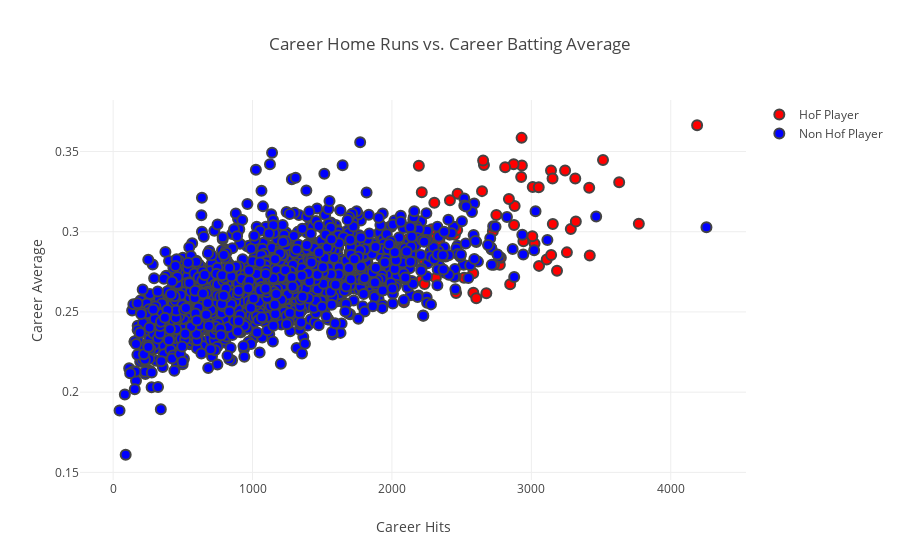

Here is the notebook cell this chart was saved with:
### Code cell
# # Filter `df` for players with 10 or more years of experience
df_10 = df[(df['years_played'] >= 10) & (df['HoF'] == 0)]

# Create a trace
trace = go.Scatter(
    x = df_hof['H'],
    y = df_hof['AVE'],
    name = 'HoF Player',
    mode = 'markers',
    marker = dict(
        size = 10,
        color = 'rgb(255, 0, 0)',
        line = dict(
            width = 2,
        )
    ))

trace1 = go.Scatter(
    x = df_10['H'],
    y = df_10['AVE'],
    mode = 'markers',
    name = 'Non Hof Player',    
    marker = dict(
        size = 10,
        color = 'rgb(0, 0, 255)',
        line = dict(
            width = 2,
        )
    ))

layout = dict(title = 'Career Home Runs vs. Career Batting Average',
              yaxis = dict(zeroline = False,title= 'Career Average'),
              xaxis = dict(zeroline = False,title= 'Career Hits')
             )

data = [trace,trace1]

fig = dict(data=data, layout=layout)

# Plot and embed in ipython notebook!
py.offline.iplot(fig)

### Figure 1 — Plotly figure (JSON) as saved in the notebook; plotly's stock layout.template omitted (floating-point values rounded to 4 significant figures; data arrays with more than 128 entries replaced by an {"elided": "..."} marker saying what was removed)
{"data": [{"marker": {"color": "rgb(255, 0, 0)", "line": {"width": 2}, "size": 10}, "mode": "markers", "name": "HoF Player", "type": "scatter", "uid": "13481acc-90fb-11e8-aaba-780cb8613cd9", "x": [3771, 2724, 2677, 2749, 2314, 2583, 3010, 1779, 3154, 3023, 3053, 4189, 3315, 2285, 2774, 2214, 2646, 2880, 2839, 1628, 2781, 3141, 2660, 3055, 2930, 2584, 3007, 2932, 2086, 1451, 3242, 2340, 2415, 2605, 2315, 3283, 2211, 2471, 3319, 2517, 3255, 3630, 2876, 2732, 2304, 2605, 2452, 3184, 2848, 2943, 1518, 2873, 2386, 2234, 2927, 2812, 2460, 2116, 3514, 2232, 2193, 2468, 2416, 3415, 3152, 2711, 2654, 3110, 3419, 3142], "y": [0.305, 0.3002, 0.2617, 0.3104, 0.2968, 0.2742, 0.3279, 0.2951, 0.3048, 0.2926, 0.3278, 0.3664, 0.3332, 0.3015, 0.2794, 0.3246, 0.3253, 0.3161, 0.3204, 0.3135, 0.2837, 0.3382, 0.3416, 0.2787, 0.3585, 0.262, 0.2973, 0.3413, 0.256, 0.2788, 0.3381, 0.2948, 0.2981, 0.2585, 0.2712, 0.3017, 0.2697, 0.3236, 0.3063, 0.2713, 0.2871, 0.3308, 0.3041, 0.2794, 0.3181, 0.2936, 0.2981, 0.2756, 0.2673, 0.2941, 0.3113, 0.3421, 0.2846, 0.2675, 0.3342, 0.3401, 0.2618, 0.2955, 0.3447, 0.2816, 0.3412, 0.301, 0.3196, 0.3274, 0.3332, 0.2899, 0.3444, 0.2827, 0.2852, 0.2854]}, {"marker": {"color": "rgb(0, 0, 255)", "line": {"width": 2}, "size": 10}, "mode": "markers", "name": "Non Hof Player", "type": "scatter", "uid": "13481acd-90fb-11e8-a68c-780cb8613cd9", "x": {"elided": "1772 int values"}, "y": {"elided": "1772 float values"}}], "layout": {"title": "Career Home Runs vs. Career Batting Average", "xaxis": {"title": "Career Hits", "zeroline": false}, "yaxis": {"title": "Career Average", "zeroline": false}}}
